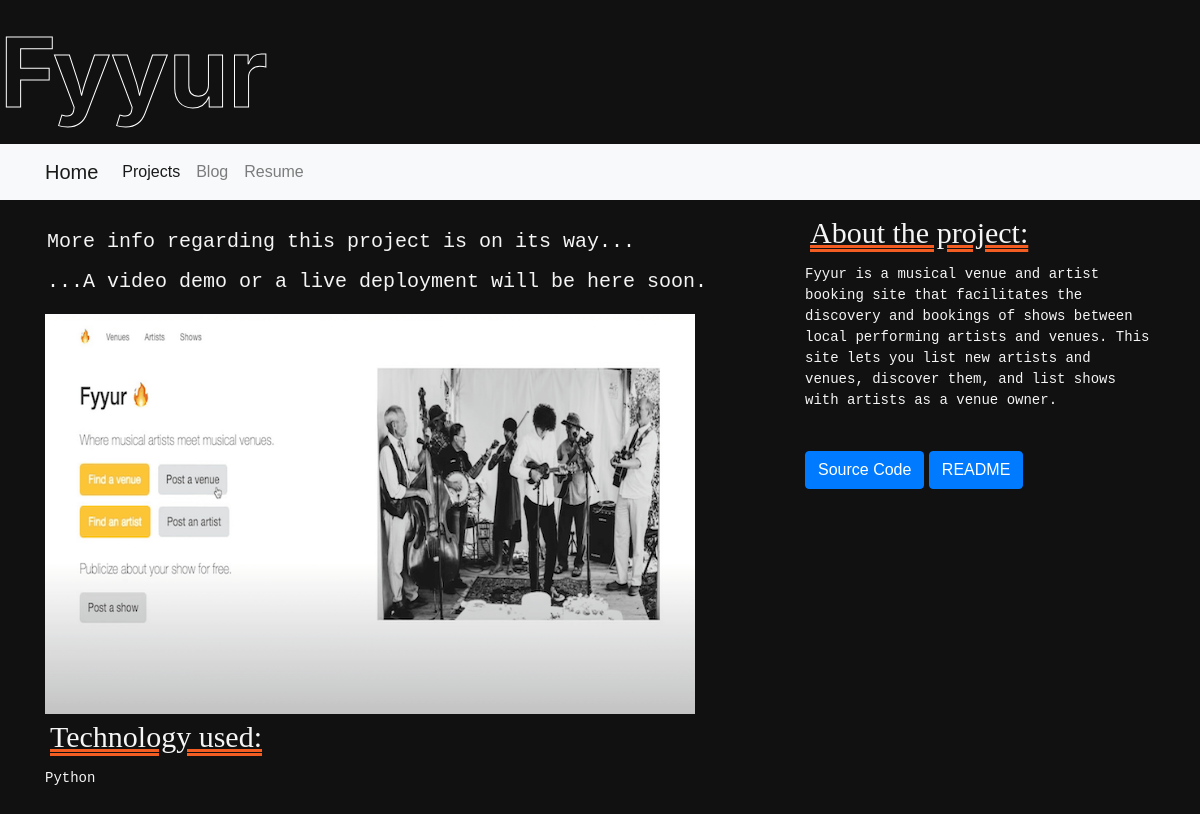
/projects/3/, run on the app's committed database.
### projects/models.py (models this page shows)
class Project(models.Model):
    title = models.CharField(max_length=100)
    description = models.TextField()
    technology = models.CharField(max_length=200)
    image = models.FilePathField(path="/img")
    condition = models.CharField(max_length=100)
    github = models.URLField(max_length=200, default='')
    video = models.FilePathField(path="/videos", default='')
    sourceCode = models.BooleanField(default=False)
    demo = models.BooleanField(default=False)
    readme = models.URLField(max_length=200, default='')

### projects/views.py (the view)
# urls.py: path("<int:pk>/", views.project_detail, name="project_detail"),
def project_detail(request, pk):
    project = Project.objects.get(pk=pk)
    context = {
        'project': project
    }
    return render(request, 'project_detail.html', context)

### projects/templates/project_detail.html (shortened to what this page needs)
<!DOCTYPE html>
{% extends "base.html" %}
{% load static %}
{% block page_content %}
<html>
    <head>
        <link rel="stylesheet" href="{% static 'css/project_detail.css' %}">
    </head>
    <body>
        <div class="row details">
            <div class="col-md-8">
                {% if project.video %}
                <h5>Demo Video:</h5>
                <video width="650" height="400" controls="controls">
                  <source src="{% static project.video %}" type=video/mp4>
                </video>
                {% else %}
                <h4>More info regarding this project is on its way...<br>
                ...A video demo or a live deployment will be here soon.
                </h4>
                <img src="{% static project.image %}" class="img-container">
                {% endif %}
                <h5>Technology used:</h5>
                <p>{{ project.technology }}</p>
            </div>
            <div class="col-md-4">
                <h5>About the project:</h5>
                <p>{{ project.description }}</p>
                <br>
                <a href="{{ project.github }}" target="_blank" class="btn btn-primary">Source Code</a>
                <a href="{{ project.readme }}" target="_blank" class="btn btn-primary">README</a>
                <br><br>
            </div>
        </div>
    </body>
</html>
{% endblock %}

### projects/static/css/project_detail.css (style rules this page uses)
* { margin: 0; padding: 0; box-sizing: border-box; font-family: 'Titillium Web', sans-serif; }
body { background: #111; padding-bottom: 300px; overflow-x: hidden; color: whitesmoke; }
body:before { position: center; top: 50%; left: 50%; transform: translate(-50%,-50%); font-size: 6em; font-weight: 700; color: transparent; -webkit-text-stroke: 1px #ffffff; }
.details { margin-top: 10px; }
h5 { font-size: 30px; font-family: cursive; text-decoration: underline; text-decoration-color: #f45d22; text-decoration-style: double; padding: 5px; }
p { font-family: monospace; font-size: 14px; }
.img-container { position: relative; width: 650px; height: 400px; }
h4 { font-family: monospace; font-size: 20px; padding: 2px; margin-top: 10px; margin-bottom: 10px; line-height: 40px }

### data on the page
Project: image (picture), technology "Python", description "Fyyur is a musical venue and artist booking site that facilitates the discovery and bookings of shows between local performing artists and venues. This site lets you list new artists and venues, discover them, and list shows with artists as a venue owner."
